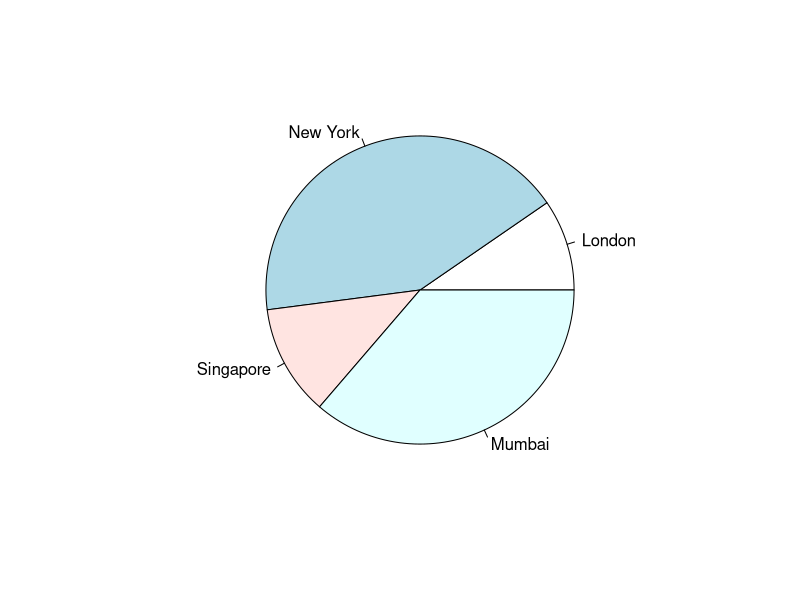
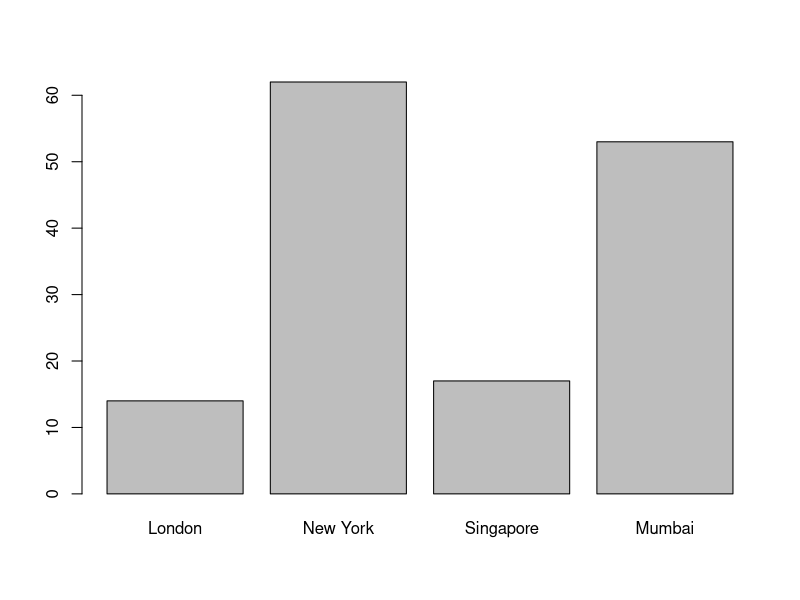

Write R code to recreate these figures, in order.
## ---- chunk 1
knitr::include_graphics("https://infobeautiful4.s3.amazonaws.com/2014/11/IIB_Best-In-Show_1276x2.png")
## ---- chunk 2
# Create data for the graph.
x <- c(14, 62, 17, 53)
labels <- c("London", "New York", "Singapore", "Mumbai")
## ---- chunk 3
# Plot the chart.
pie(x,labels)
## ---- chunk 4
# Plot the chart.
barplot(x, names.arg = labels)
